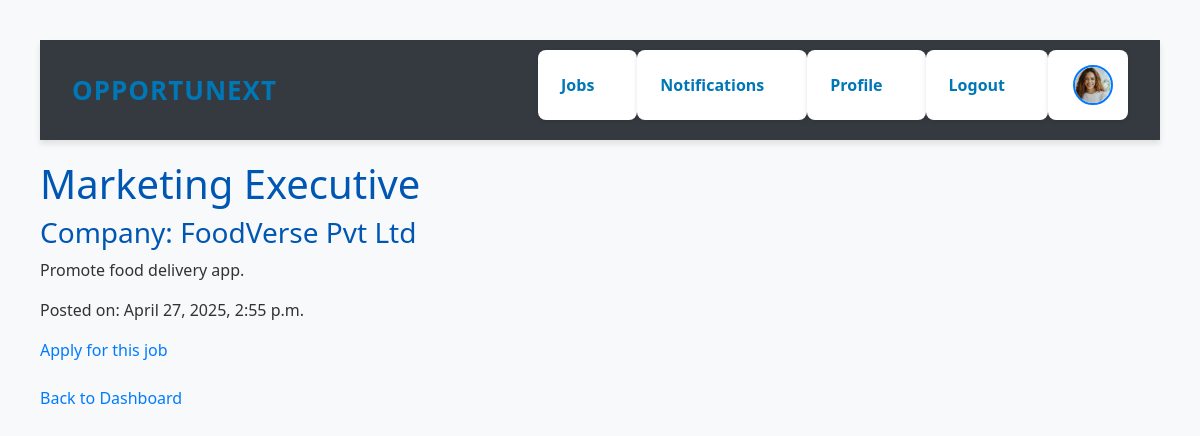
/job/4/ (signed in), run on the app's committed database.
### placements/models.py (models this page shows, shortened)
class Profile(models.Model):
    user = models.OneToOneField(User, on_delete=models.CASCADE)
    profile_image = models.ImageField(upload_to='profile_images/', default='profile_images/default.png')
    resume = models.FileField(upload_to='resumes/', null=True, blank=True)

class Job(models.Model):
    company = models.ForeignKey(Company, on_delete=models.CASCADE)
    title = models.CharField(max_length=255)
    description = models.TextField()
    posted_on = models.DateTimeField(auto_now_add=True)

class Company(models.Model):
    name = models.CharField(max_length=255)
    description = models.TextField()

### placements/views.py (the view)
# urls.py: path('job/<int:job_id>/', views.job_detail, name='job_detail'),
@login_required
def job_detail(request, job_id):
    job = Job.objects.get(id=job_id)
    return render(request, 'placements/job_detail.html', {'job': job})

### placements/templates/placements/job_detail.html (shortened to what this page needs)
{% load static %}
{% include 'placements/navbar.html' %}
<!DOCTYPE html>
<html>
<head>
    <link rel="stylesheet" href="{% static 'placements/css/style.css' %}">
</head>
<body>
    <h1>{{ job.title }}</h1>
    <h3>Company: {{ job.company.name }}</h3>
    <p>{{ job.description }}</p>
    <p>Posted on: {{ job.posted_on }}</p>
    <a href="{% url 'apply_job' job.id %}">Apply for this job</a><br><br>
    <a href="{% url 'dashboard_student' %}">Back to Dashboard</a>
</body>
</html>

### placements/templates/placements/navbar.html (shortened to what this page needs)
{% load static %}
<link href="https://cdn.jsdelivr.net/npm/bootstrap@5.3.0/dist/css/bootstrap.min.css" rel="stylesheet">
<nav class="navbar navbar-expand-lg navbar-custom sticky-top">
  <div class="container-fluid">
    <a class="navbar-brand" href="{% url 'home' %}">OPPORTUNEXT</a>
    <div class="collapse navbar-collapse" id="navbarNav">
      <ul class="navbar-nav ms-auto mb-2 mb-lg-0 align-items-center">
        {% if user.is_authenticated %}
          <li class="nav-item">
            <a class="nav-link" href="{% url 'dashboard_student' %}">Jobs</a>
          </li>
          <li class="nav-item">
            <a class="nav-link" href="{% url 'notifications' %}">Notifications</a>
          </li>
          <li class="nav-item">
            <a class="nav-link" href="{% url 'profile_settings' %}">Profile</a>
          </li>
          <li class="nav-item">
            <a class="nav-link" href="{% url 'logout' %}">Logout</a>
          </li>
          <li class="nav-item">
            <img src="{{ user.profile.profile_image.url }}" alt="Profile" class="profile-pic">
          </li>
        {% endif %}
      </ul>
    </div>
  </div>
</nav>

### placements/static/placements/css/style.css (style rules this page uses)
body { font-family: 'Segoe UI', Tahoma, Geneva, Verdana, sans-serif; margin: 40px; background-color: #f8f9fa; color: #333; }
h1, h2, h3 { color: #0056b3; }
a { text-decoration: none; color: #007bff; }
ul { list-style-type: none; padding: 0; }
li { background: #ffffff; margin-bottom: 10px; padding: 15px; border-radius: 8px; box-shadow: 0px 1px 5px rgba(0,0,0,0.1); }
.navbar { background-color: #343a40; padding: 10px 20px; margin-bottom: 20px; }
.navbar a { margin-right: 15px; font-weight: bold; }
.profile-pic { width: 40px; height: 40px; object-fit: cover; border-radius: 50%; border: 2px solid #007bff; }

### placements/templates/placements/navbar.html (style rules this page uses)
.navbar-custom { background: #ffffff; box-shadow: 0 4px 6px rgba(0, 0, 0, 0.1); padding: 12px 20px; }
.navbar-custom .navbar-brand { color: #0077b6; font-weight: bold; font-size: 26px; letter-spacing: 1px; }
.navbar-custom .nav-link { color: #0077b6; font-weight: 600; margin-right: 20px; font-size: 16px; transition: color 0.3s ease; }
.profile-pic { width: 40px; height: 40px; object-fit: cover; border-radius: 50%; border: 2px solid #0077b6; margin-left: 10px; }

### data on the page
Job: title "Marketing Executive", company.name "FoodVerse Pvt Ltd", description "Promote food delivery app.", posted_on "April 27, 2025, 2:55 p.m."
